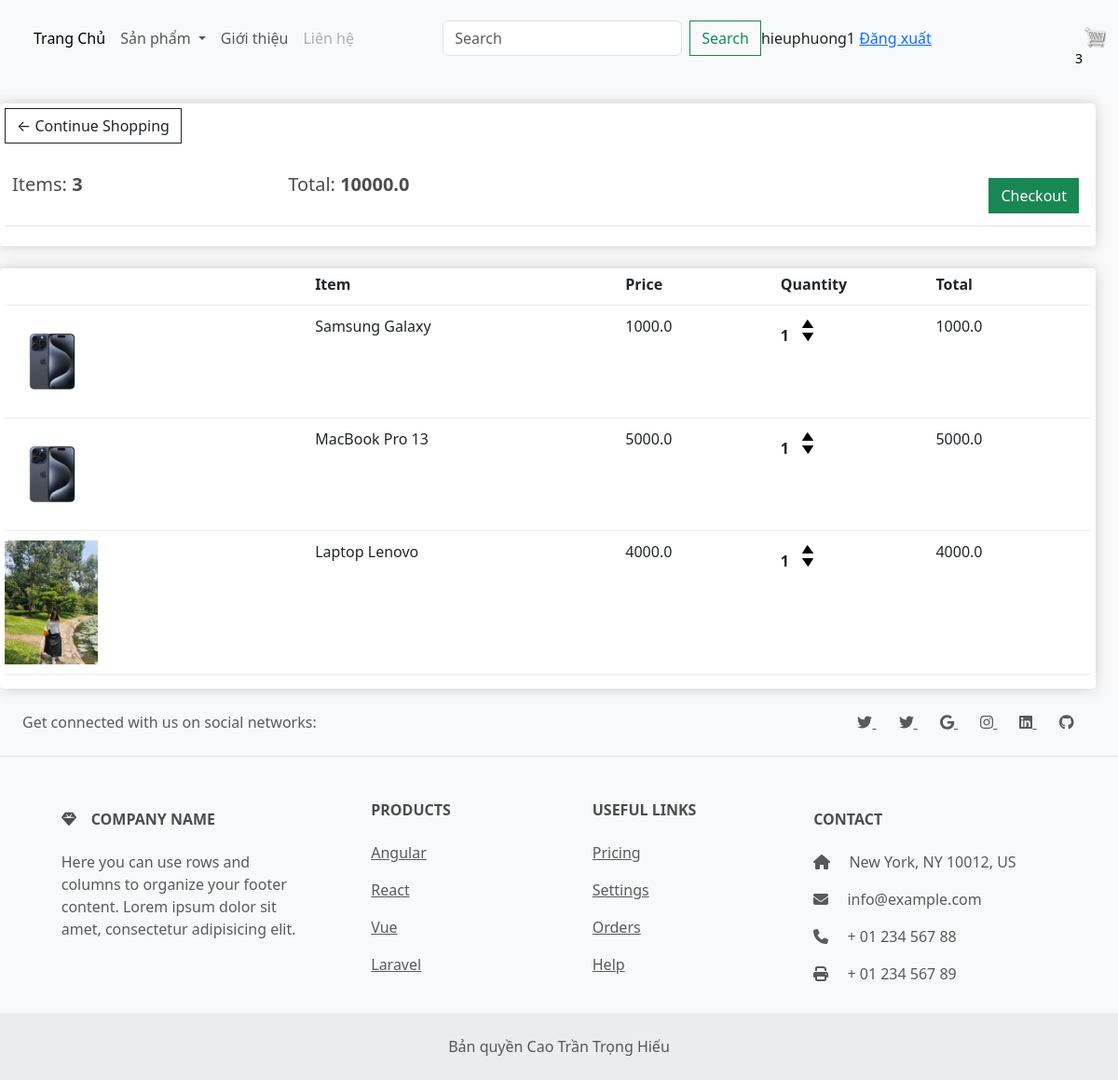
Page /cart/ (signed in) on the earlier database version.
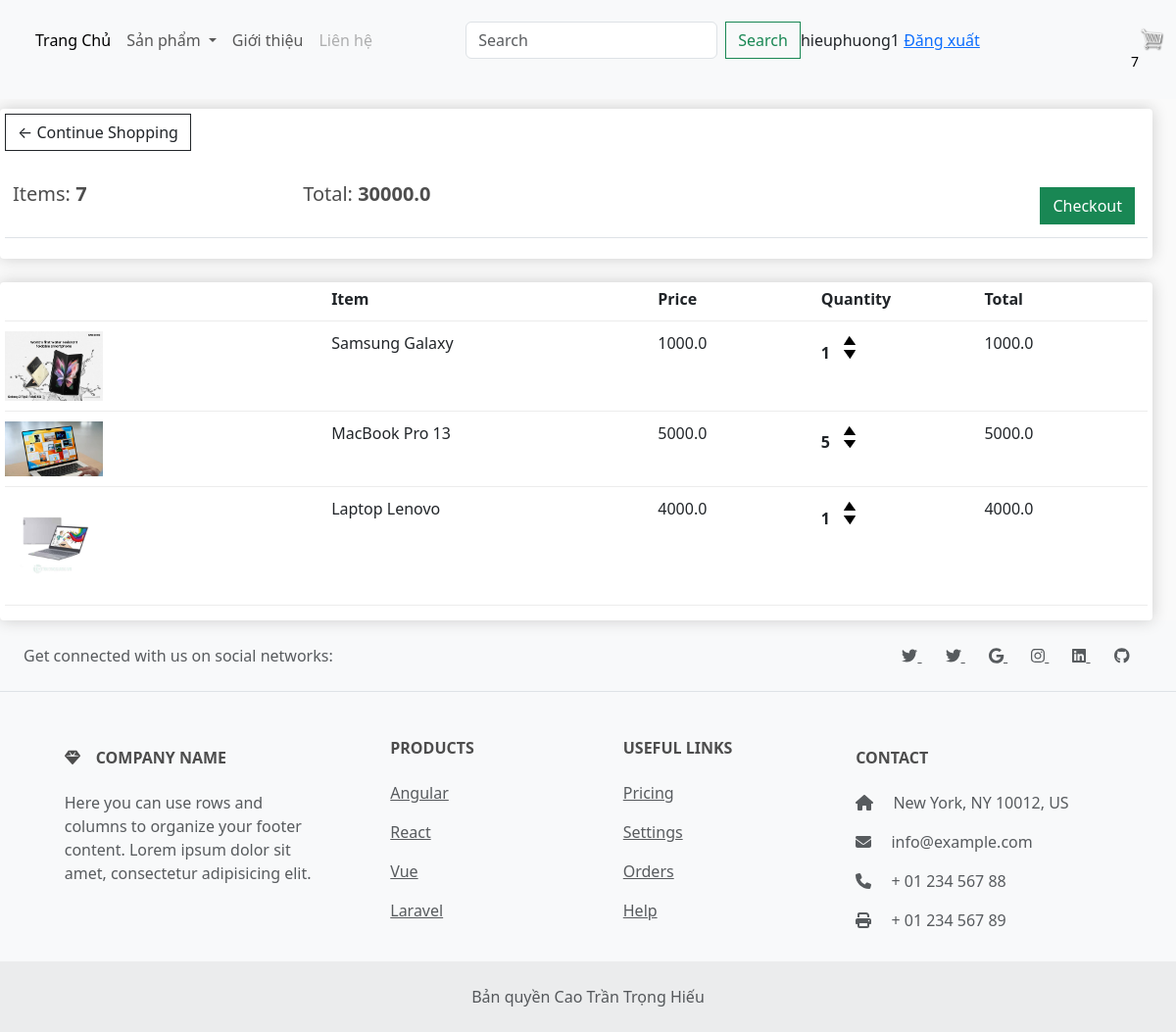
Same page on the later database version.
### app/models.py (models this page shows, shortened)
class Order(models.Model):
    customer = models.ForeignKey(User, on_delete=models.SET_NULL, blank=True, null=True)
    date_order = models.DateTimeField(auto_now_add=True)
    name = models.CharField(max_length=200, null=True)
    complete = models.BooleanField(default=False, null=True, blank=False)
    transaction_id = models.CharField(max_length=100, null=True)
    @property
    def get_cart_items(self):
        orderitems = self.orderitem_set.all()
        total = sum([item.quantity for item in orderitems])
        return total
    @property
    def get_cart_total(self):
        orderitems = self.orderitem_set.all()
        total = sum([item.get_total for item in orderitems])
        return total

class OrderItem(models.Model):
    product = models.ForeignKey(
        Product, on_delete=models.SET_NULL, blank=True, null=True
    )
    order = models.ForeignKey(Order, on_delete=models.SET_NULL, blank=True, null=True)
    quantity = models.IntegerField(default=0, null=True, blank=True)
    date_added = models.DateTimeField(auto_now_add=True)
    @property
    def get_total(self):
        total = self.product.price * self.quantity
        return total

class Product(models.Model):
    name = models.CharField(max_length=200, null=True)
    price = models.FloatField()
    digital = models.BooleanField(default=False, null=True, blank=False)
    image = models.ImageField(null=True, blank=True)
    detail = models.TextField(null=True, blank=True)
    @property
    def ImageURL(self):
        try:
            url = self.image.url
        except:
            url = ""
        return url

### app/views.py (the view)
# urls.py: path("cart/", views.cart, name="cart"),
def cart(request):
    if request.user.is_authenticated:
        customer = request.user
        order, created = Order.objects.get_or_create(customer=customer, complete=False)
        items = order.orderitem_set.all()
        cartItems = order.get_cart_items
        user_not_login = "hidden"
        user_login = "show"
    else:
        items = []
        order = {"get_cart_items": 0, "get_cart_totaL": 0}
        cartItems = order["get_cart_items"]
        user_not_login = "show"
        user_login = "hidden"
    context = {
        "items": items,
        "order": order,
        "cartItems": cartItems,
        "user_not_login": user_not_login,
        "user_login": user_login,
    }
    return render(request, "app/cart.html", context)

### app/templates/app/cart.html
{% extends 'app/base.html' %}
{% load static %}
{% block cart_content %}
<div class="row" style="width: 100%;" >
	<div class="col-lg-12">
		<div class="box-element">
			<a  class="btn btn-outline-dark" href="{% url 'home' %}">&#x2190; Continue Shopping</a>
			<br>
			<br>
			<table class="table">
				<tr>
					<th><h5>Items: <strong>{{order.get_cart_items}}</strong></h5></th>
					<th><h5>Total:<strong> {{order.get_cart_total}}</strong></h5></th>
					<th>
						<a  style="float:right; margin:5px;" class="btn btn-success" href="{% url 'checkout' %}">Checkout</a>
					</th>
				</tr>
			</table>
		</div>
		<br>
		<div class="box-element">
			<div class="cart-row">
				<div style="flex:2"></div>
				<div style="flex:2"><strong>Item</strong></div>
				<div style="flex:1"><strong>Price</strong></div>
				<div style="flex:1"><strong>Quantity</strong></div>
				<div style="flex:1"><strong>Total</strong></div>
			</div>
			{% for item in items %}
			<div class="cart-row">
				<div style="flex:2"><img class="row-image" src="{{item.product.ImageURL}}"></div>
				<div style="flex:2"><p>{{item.product.name}}</p></div>
				<div style="flex:1"><p>{{item.product.price}}</p></div>
				<div style="flex:1">
					<p class="quantity">{{item.quantity}}</p>
					<div class="quantity">
						<img data-product={{item.product.id}} data-action="add" class="chg-quantity update-cart" src="{% static  'app/images/arrow-up.png' %}">
						<img data-product={{item.product.id}} data-action="remove" class="chg-quantity update-cart" src="{% static  'app/images/arrow-down.png' %}">
					</div>
				</div>
				<div style="flex:1"><p>{{item.product.price}}</p></div>
			</div>
			{% endfor %}
		</div>
	</div>
</div>
{% endblock cart_content %}

### app/templates/app/base.html (shortened to what the changed rows need)
{% load static %}
<!DOCTYPE html>
<html>
    <head>
            <link href="https://cdn.jsdelivr.net/npm/bootstrap@5.3.3/dist/css/bootstrap.min.css" rel="stylesheet">
            <link rel="stylesheet" href="{%static 'app/css/style.css' %}">
            <link rel="stylesheet" href="{%static 'app/css/owl.carousel.min.css' %}">
            <link rel="stylesheet" href="{%static 'app/css/all.min.css' %}">
            <link rel="stylesheet" href="{%static 'app/css/main.css' %}">
            <link rel="stylesheet" href="">
    </head>
    <body>
        <nav class="navbar navbar-expand-lg bg-body-tertiary">
            <div class="container-fluid" style="margin-top: -0.5cm">
              <div class="form-inline my-2 my-lg-0">
                <a href="{% url 'cart' %}"> <img id="cart-icon" src="{% static 'images/cart.png' %}"></a>
                <p id="cart-total">{{cartItems}}</p>
              </div>
            </div>
          </nav>
          {% block cart_content %}{% endblock cart_content %}
    </body>
</html>

Differences in the rows shown:
changed through a linked row, Order: get_cart_items "3" → "7"; get_cart_total "10000.0" → "30000.0"
changed through a linked row, OrderItem "Samsung Galaxy": product.ImageURL: a different picture
changed OrderItem "MacBook Pro 13": product.ImageURL: a different picture; quantity "1" → "5"
changed through a linked row, OrderItem "Laptop Lenovo": product.ImageURL: a different picture
Other differences:
{{ cartItems }}: "3" → "7"
